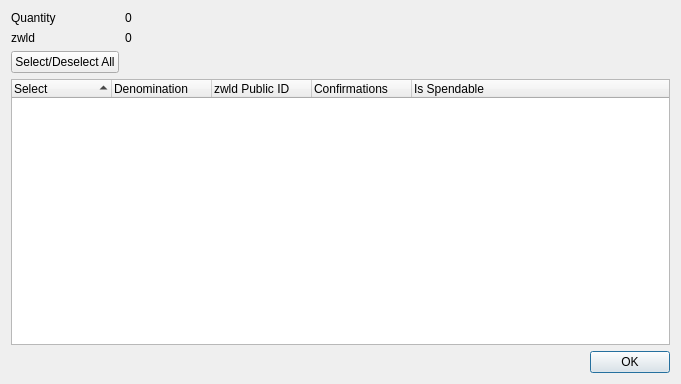
<?xml version="1.0" encoding="UTF-8"?>
<ui version="4.0">
 <class>ZwildnodeControlDialog</class>
 <widget class="QDialog" name="ZwildnodeControlDialog">
  <property name="geometry">
   <rect>
    <x>0</x>
    <y>0</y>
    <width>681</width>
    <height>384</height>
   </rect>
  </property>
  <property name="minimumSize">
   <size>
    <width>681</width>
    <height>384</height>
   </size>
  </property>
  <property name="windowTitle">
   <string>Select zwld to Spend</string>
  </property>
  <layout class="QGridLayout" name="gridLayout">
   <item row="0" column="0">
    <layout class="QFormLayout" name="formLayout">
     <property name="sizeConstraint">
      <enum>QLayout::SetDefaultConstraint</enum>
     </property>
     <item row="0" column="0">
      <widget class="QLabel" name="labelQuantity">
       <property name="text">
        <string>Quantity</string>
       </property>
      </widget>
     </item>
     <item row="0" column="1">
      <widget class="QLabel" name="labelQuantity_int">
       <property name="text">
        <string>0</string>
       </property>
      </widget>
     </item>
     <item row="1" column="0">
      <widget class="QLabel" name="labelZwildnode">
       <property name="text">
        <string>zwld</string>
       </property>
      </widget>
     </item>
     <item row="1" column="1">
      <widget class="QLabel" name="labelZwildnode_int">
       <property name="text">
        <string>0</string>
       </property>
      </widget>
     </item>
     <item row="2" column="0">
      <widget class="QPushButton" name="pushButtonAll">
       <property name="text">
        <string>Select/Deselect All</string>
       </property>
      </widget>
     </item>
    </layout>
   </item>
   <item row="1" column="0">
    <layout class="QVBoxLayout" name="verticalLayout">
     <item>
      <widget class="QTreeWidget" name="treeWidget">
       <property name="minimumSize">
        <size>
         <width>0</width>
         <height>250</height>
        </size>
       </property>
       <property name="alternatingRowColors">
        <bool>true</bool>
       </property>
       <property name="sortingEnabled">
        <bool>true</bool>
       </property>
       <property name="columnCount">
        <number>5</number>
       </property>
       <attribute name="headerDefaultSectionSize">
        <number>100</number>
       </attribute>
       <column>
        <property name="text">
         <string notr="true">Select</string>
        </property>
       </column>
       <column>
        <property name="text">
         <string notr="true">Denomination</string>
        </property>
       </column>
       <column>
        <property name="text">
         <string notr="true">zwld Public ID</string>
        </property>
       </column>
       <column>
        <property name="text">
         <string notr="true">Confirmations</string>
        </property>
       </column>
       <column>
        <property name="text">
         <string>Is Spendable</string>
        </property>
       </column>
      </widget>
     </item>
     <item>
      <widget class="QDialogButtonBox" name="buttonBox">
       <property name="orientation">
        <enum>Qt::Horizontal</enum>
       </property>
       <property name="standardButtons">
        <set>QDialogButtonBox::Ok</set>
       </property>
      </widget>
     </item>
    </layout>
   </item>
  </layout>
 </widget>
 <resources/>
 <connections>
  <connection>
   <sender>buttonBox</sender>
   <signal>accepted()</signal>
   <receiver>ZwildnodeControlDialog</receiver>
   <slot>accept()</slot>
   <hints>
    <hint type="sourcelabel">
     <x>248</x>
     <y>254</y>
    </hint>
    <hint type="destinationlabel">
     <x>157</x>
     <y>274</y>
    </hint>
   </hints>
  </connection>
  <connection>
   <sender>buttonBox</sender>
   <signal>rejected()</signal>
   <receiver>ZwildnodeControlDialog</receiver>
   <slot>reject()</slot>
   <hints>
    <hint type="sourcelabel">
     <x>316</x>
     <y>260</y>
    </hint>
    <hint type="destinationlabel">
     <x>286</x>
     <y>274</y>
    </hint>
   </hints>
  </connection>
 </connections>
</ui>
